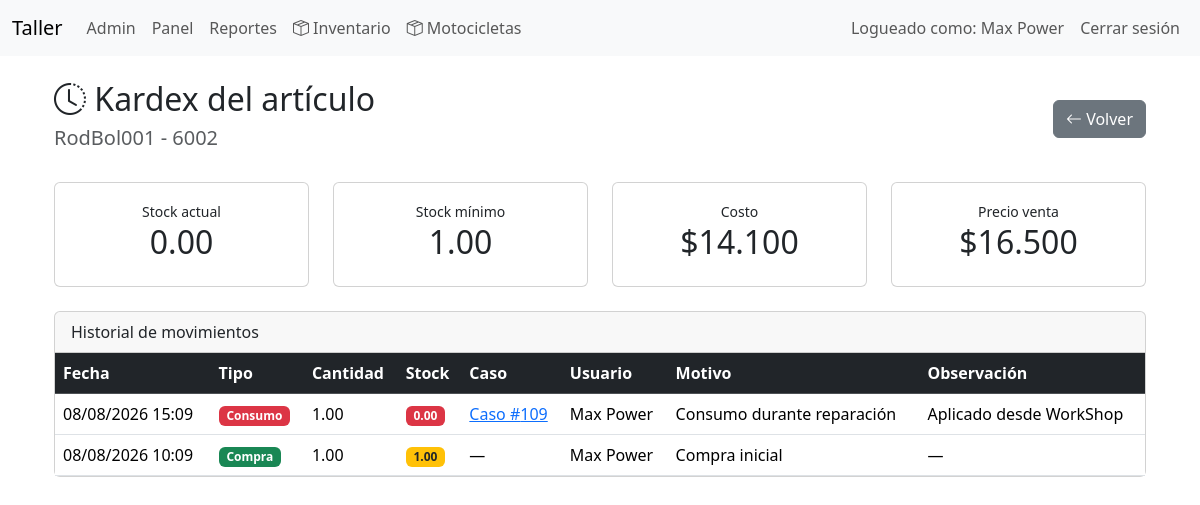
Page /index.php?controller=inventory&action=movements&id=28 (signed in) on the committed database.
### tables this page shows
CREATE TABLE `partes` (
  `id` int(11) NOT NULL,
  `codigo` varchar(60) NOT NULL,
  `categoria_id` int(11) DEFAULT NULL,
  `tipo` enum('repuesto','insumo','herramienta') NOT NULL DEFAULT 'repuesto',
  `nombre` varchar(150) NOT NULL,
  `marca` varchar(100) DEFAULT NULL,
  `fabricante_repuesto_id` int(11) DEFAULT NULL,
  `numero_parte` varchar(100) DEFAULT NULL,
  `created_by` int(11) DEFAULT NULL,
  `unidad` enum('Unidad','Juego','Par','Litro','Mililitro','Kilogramo','Gramo','Metro','Centimetro') NOT NULL DEFAULT 'Unidad',
  `stock_actual` decimal(12,2) NOT NULL DEFAULT 0.00,
  `stock_reservado` decimal(12,2) NOT NULL DEFAULT 0.00,
  `stock_minimo` decimal(12,2) NOT NULL DEFAULT 0.00,
  `costo` decimal(10,2) NOT NULL DEFAULT 0.00,
  `precio_venta` decimal(10,2) NOT NULL DEFAULT 0.00,
  `ubicacion` varchar(120) DEFAULT NULL,
  `codigo_barras` varchar(100) DEFAULT NULL,
  `imagen` varchar(255) DEFAULT NULL,
  `activo` tinyint(1) NOT NULL DEFAULT 1,
  `created_at` datetime NOT NULL DEFAULT current_timestamp(),
  `updated_at` datetime NOT NULL DEFAULT current_timestamp() ON UPDATE current_timestamp()
);

CREATE TABLE `movimientos_inventario` (
  `id` int(11) NOT NULL,
  `parte_id` int(11) NOT NULL,
  `usuario_id` int(11) NOT NULL,
  `caso_id` int(11) DEFAULT NULL,
  `tipo` enum('compra','consumo','ajuste_entrada','ajuste_salida') NOT NULL,
  `motivo` varchar(255) DEFAULT NULL,
  `cantidad` decimal(12,2) NOT NULL,
  `stock_resultante` decimal(12,2) NOT NULL DEFAULT 0.00,
  `costo_unitario` decimal(10,2) DEFAULT NULL,
  `observacion` text DEFAULT NULL,
  `fecha` datetime NOT NULL DEFAULT current_timestamp()
);

CREATE TABLE `casos` (
  `id` int(11) NOT NULL,
  `vehiculo_id` int(11) NOT NULL,
  `mecanico_id` int(11) DEFAULT NULL,
  `fecha_ingreso` date DEFAULT NULL,
  `hora_ingreso` time DEFAULT NULL,
  `causa` text DEFAULT NULL,
  `observaciones` text DEFAULT NULL,
  `diagnostico` text DEFAULT NULL,
  `estado` enum('abierto','cerrado') DEFAULT 'abierto',
  `fecha_cierre` datetime DEFAULT NULL,
  `cerrado_por` int(11) DEFAULT NULL,
  `precio_cobrado` int(11) DEFAULT NULL,
  `descuento` int(11) DEFAULT 0,
  `utilidad` decimal(10,2) DEFAULT 0.00
);

CREATE TABLE `usuarios` (
  `id` int(11) NOT NULL,
  `nombre` varchar(150) NOT NULL,
  `usuario` varchar(100) NOT NULL,
  `contraseña_hash` varchar(255) NOT NULL,
  `rol` enum('admin','mecanico') NOT NULL DEFAULT 'mecanico',
  `fecha_creacion` datetime NOT NULL
);

### app/controllers/BaseController.php (called while the page is built, shortened)
<?php
abstract class BaseController
{
    protected function render(string $view, array $data = []): void
    {
        extract($data);
        require __DIR__ . '/../views/layouts/header.php';
        require __DIR__ . '/../views/' . $view . '.php';
        require __DIR__ . '/../views/layouts/footer.php';
    }
}

### app/controllers/InventoryController.php (called while the page is built, shortened)
<?php
class InventoryController extends BaseController
{
    private Part $partModel;
    public function __construct(PDO $pdo)
    {
        $this->partModel = new Part($pdo);
    }
    public function movements(): void
    {
        $id = (int)($_GET['id'] ?? 0);
        $part = $this->partModel->findById($id);
        $movements = $this->partModel->getMovements($id);
        $this->render(
            'inventory/movements',
            [
                'part' => $part,
                'movements' => $movements,
                'title' => 'Movimientos de inventario'
            ]
        );
    }
}

### app/models/BaseModel.php (called while the page is built, shortened)
<?php
class BaseModel
{
    public function __construct(PDO $pdo)
    {
        $this->db = $pdo;
    }
}

### app/models/Part.php (called while the page is built, shortened)
<?php
class Part extends BaseModel
{
    public function findById(int $id): ?array
    {
        $stmt = $this->db->prepare("
            SELECT *
            FROM partes
            WHERE id = ?
            LIMIT 1
        ");
        $stmt->execute([$id]);
        return $stmt->fetch(PDO::FETCH_ASSOC) ?: null;
    }
    public function getMovements(int $partId): array
    {
        $stmt = $this->db->prepare("
        SELECT
            m.*,
            u.nombre AS usuario,
            p.nombre AS articulo,
            c.id AS caso
        FROM movimientos_inventario m
        INNER JOIN usuarios u
            ON u.id = m.usuario_id
        INNER JOIN partes p
            ON p.id = m.parte_id
        LEFT JOIN casos c
            ON c.id = m.caso_id
        WHERE m.parte_id = :parte
        ORDER BY
            m.fecha DESC,
            m.id DESC
    ");
        $stmt->execute([
            ':parte' => $partId
        ]);
        return $stmt->fetchAll(PDO::FETCH_ASSOC);
    }
}

### app/views/inventory/movements.php (the view, shortened to what this page needs)
<div class="container mt-4">
    <div class="d-flex justify-content-between align-items-center mb-4">
        <div>
            <h2>
                <i class="bi bi-clock-history"></i>
                Kardex del artículo
            </h2>
            <h5 class="text-muted">
                <?= htmlspecialchars($part['codigo']) ?>
                -
                <?= htmlspecialchars($part['nombre']) ?>
            </h5>
        </div>
        <a
            href="index.php?controller=inventory&action=index"
            class="btn btn-secondary">
            <i class="bi bi-arrow-left"></i>
            Volver
        </a>
    </div>
    <div class="row mb-4">
        <div class="col-md-3">
            <div class="card">
                <div class="card-body text-center">
                    <small>Stock actual</small>
                    <h2>
                        <?= $part['stock_actual'] ?>
                    </h2>
                </div>
            </div>
        </div>
        <div class="col-md-3">
            <div class="card">
                <div class="card-body text-center">
                    <small>Stock mínimo</small>
                    <h2>
                        <?= $part['stock_minimo'] ?>
                    </h2>
                </div>
            </div>
        </div>
        <div class="col-md-3">
            <div class="card">
                <div class="card-body text-center">
                    <small>Costo</small>
                    <h2>
                        $<?= number_format($part['costo'],0,',','.') ?>
                    </h2>
                </div>
            </div>
        </div>
        <div class="col-md-3">
            <div class="card">
                <div class="card-body text-center">
                    <small>Precio venta</small>
                    <h2>
                        $<?= number_format($part['precio_venta'],0,',','.') ?>
                    </h2>
                </div>
            </div>
        </div>
    </div>
    <div class="card">
        <div class="card-header">
            Historial de movimientos
        </div>
        <div class="card-body p-0">
            <table class="table table-hover mb-0">
                <thead class="table-dark">
                    <tr>
                        <th>Fecha</th>
                        <th>Tipo</th>
                        <th>Cantidad</th>
                        <th>Stock</th>
                        <th>Caso</th>
                        <th>Usuario</th>
                        <th>Motivo</th>
                        <th>Observación</th>
                    </tr>
                </thead>
                <tbody>
<?php if (empty($movements)): ?>
    <tr>
        <td colspan="8" class="text-center text-muted p-4">
            No existen movimientos para este artículo.
        </td>
    </tr>
<?php else: ?>
    <?php foreach ($movements as $m): ?>
        <tr>
            <td>
                <?= date('d/m/Y H:i', strtotime($m['fecha'])) ?>
            </td>
            <td>
                <?php
                switch ($m['tipo']) {
                    case 'compra':
                        echo '<span class="badge bg-success">Compra</span>';
                        break;
                    case 'consumo':
                        echo '<span class="badge bg-danger">Consumo</span>';
                        break;
                }
                ?>
            </td>
            <td>
                <?= $m['cantidad'] ?>
            </td>
            <td>
                <?php if ($m['stock_resultante'] <= 0): ?>
                    <span class="badge bg-danger">
                        <?= $m['stock_resultante'] ?>
                    </span>
                <?php elseif ($m['stock_resultante'] <= $part['stock_minimo']): ?>
                    <span class="badge bg-warning text-dark">
                        <?= $m['stock_resultante'] ?>
                    </span>
                <?php else: ?>
                    <span class="badge bg-success">
                        <?= $m['stock_resultante'] ?>
                    </span>
                <?php endif; ?>
            </td>
            <td>
                <?php if ($m['caso']): ?>
                    <a href="index.php?controller=mechanic&action=viewCase&case_id=<?= $m['caso'] ?>">
                        Caso #<?= $m['caso'] ?>
                    </a>
                <?php else: ?>
                    —
                <?php endif; ?>
            </td>
            <td>
                <?= htmlspecialchars($m['usuario']) ?>
            </td>
            <td>
                <?= htmlspecialchars($m['motivo']) ?>
            </td>
            <td>
                <?= htmlspecialchars($m['observacion'] ?: '—') ?>
            </td>
        </tr>
    <?php endforeach; ?>
<?php endif; ?>
</tbody>
            </table>
        </div>
    </div>
</div>

### public/css/style.css (style rules this page uses)
body { padding-bottom: 40px; }

### rows in the picture
partes: codigo "RodBol001", nombre "6002", stock_actual "0.00", stock_minimo "1.00", costo "14.100", precio_venta "16.500"
movimientos_inventario: fecha "08/08/2026 15:09", tipo "Consumo", cantidad "1.00", stock_resultante "0.00", caso "109", usuario.nombre "Max Power", motivo "Consumo durante reparación", observacion "Aplicado desde WorkShop"
movimientos_inventario: fecha "08/08/2026 10:09", tipo "Compra", cantidad "1.00", stock_resultante "1.00", usuario.nombre "Max Power", motivo "Compra inicial", observacion "—"

### other values in the picture
$_SESSION['user_name'] "Max Power"
